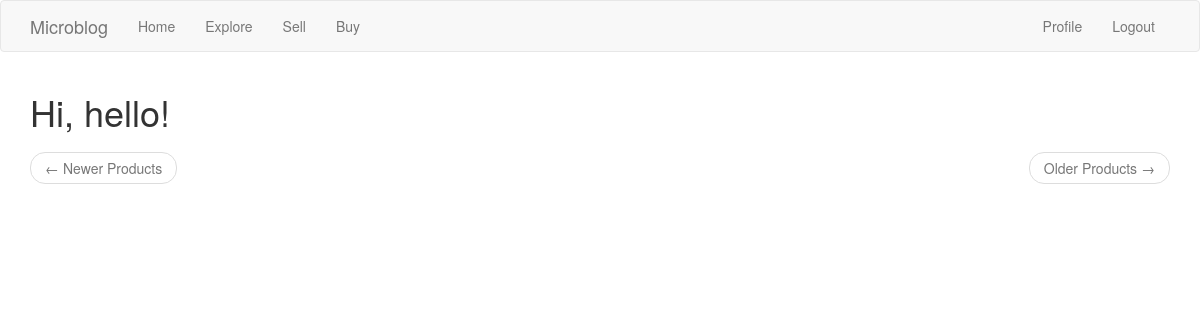
Page /buyproduct (signed in) on the earlier database version.
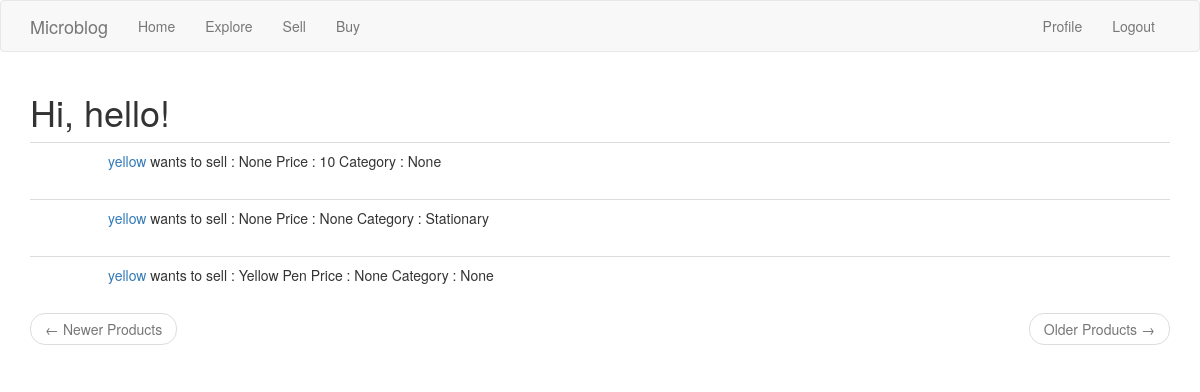
Same page on the later database version.
### app/models.py (models this page shows, shortened)
class Product(db.Model):
    id = db.Column(db.Integer, primary_key=True)
    body = db.Column(db.String(140))
    rate = db.Column(db.Integer)
    category = db.Column(db.String(140))
    timestamp = db.Column(db.DateTime, index=True, default=datetime.utcnow)
    user_id = db.Column(db.Integer, db.ForeignKey('user.id'))

class User(UserMixin, db.Model):
    id = db.Column(db.Integer, primary_key=True)
    username = db.Column(db.String(64), index=True, unique=True)
    email = db.Column(db.String(120), index=True, unique=True)
    password_hash = db.Column(db.String(128))
    about_me = db.Column(db.String(140))
    gender = db.Column(db.Boolean)
    followed = db.relationship(
        'User', secondary=followers,
        primaryjoin=(followers.c.follower_id == id),
        secondaryjoin=(followers.c.followed_id == id),
        backref=db.backref('followers', lazy='dynamic'), lazy='dynamic')
    last_seen = db.Column(db.DateTime, default=datetime.utcnow)
    posts = db.relationship('Post', backref='author', lazy='dynamic')
    products = db.relationship('Product', backref='author', lazy='dynamic')
    def avatar(self, size):
        digest = md5(self.email.lower().encode('utf-8')).hexdigest()
        return 'https://www.gravatar.com/avatar/{}?d=identicon&s={}'.format(
            digest, size)

### app/routes.py (the view)
@app.route('/buyproduct')
@login_required
def buyproduct():
    page = request.args.get('page', 1, type=int)
    products = Product.query.order_by(Product.timestamp.desc()).paginate(
        page, app.config['PRODUCTS_PER_PAGE'], False)
    next_url = url_for('explore', page=products.next_num) \
        if products.has_next else None
    prev_url = url_for('explore', page=products.prev_num) \
        if products.has_prev else None
    return render_template("buy.html", title='Buy', products=products.items)

### app/models.py (called while the page is built)
@login.user_loader
def load_user(id):
    return User.query.get(int(id))

### app/routes.py (called while the page is built)
@app.before_request
def before_request():
    if current_user.is_authenticated:
        current_user.last_seen = datetime.utcnow()
        db.session.commit()

### app/templates/buy.html (shortened to what this page needs)
{% extends "base.html" %}
{% import 'bootstrap/wtf.html' as wtf %}
{% block app_content %}
    <h1>Hi, {{ current_user.username }}!</h1>
    {% for product in products %}
        {% include '_product.html' %}
    {% endfor %}
    <nav aria-label="...">
        <ul class="pager">
            <li class="previous{% if not prev_url %} disabled{% endif %}">
                <a href="{{ prev_url or '#' }}">
                    <span aria-hidden="true">&larr;</span> Newer Products
                </a>
            </li>
            <li class="next{% if not next_url %} disabled{% endif %}">
                <a href="{{ next_url or '#' }}">
                    Older Products <span aria-hidden="true">&rarr;</span>
                </a>
            </li>
        </ul>
    </nav>
{% endblock %}

### app/templates/_product.html (shortened to what this page needs)
{% if not product.author == current_user %}
<table class="table table-hover">
        <tr>
            <td width="70px">
            </td>
            <td>
                <a href="{{ url_for('user', username=product.author.username) }}">{{ product.author.username }}</a>
                wants to sell : {{ product.body }}
                Price : {{ product.rate }}
                Category : {{ product.category }}
            </td>
        </tr>
    </table>
{% endif %}

Differences in the rows shown:
added Product: author.username "yellow", body "None", rate "10", category "None"
added Product: author.username "yellow", body "None", rate "None", category "Stationary"
added Product: author.username "yellow", body "Yellow Pen", rate "None", category "None"
